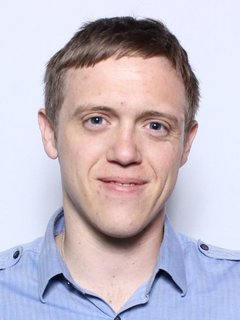
#> input picture test/cheinrich.jpg, 240 x 320 px, found by its file name
$ python test.py
#> lines starting #> are read from the running program, lines starting #| are printed output that depends on the picture
### spaceman/detect_face.py
import numpy as np
import cv2, math, imutils
import os.path

class Face:
    '''
    Uses and image and finds face and crops it from background
    '''
    FACE_CASCADE = cv2.CascadeClassifier('spaceman/haarcascade_frontalface_alt.xml')
    EYE_CASCADE = cv2.CascadeClassifier('spaceman/haarcascade_eye.xml')

    def __init__(self, image):
#> called with image = 'test/cheinrich.jpg'
        self.angle = 0
        self.face = []
        self.eyes = []
        self.marked_image = None
        self.image = cv2.imread(image)
#> self.image is the input picture: shape (320, 240, 3); mean B, G, R 198.3, 186.4, 195.4
        self.gray_image = cv2.cvtColor(self.image, cv2.COLOR_BGR2GRAY)
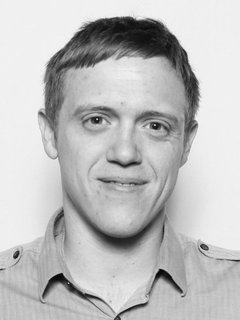
#> self.gray_image: shape (320, 240); min 2, max 251, mean 190.5

    def get_angle(self, roi, eyes):
        angle = 0
        (x1,y1,w1,h1) = eyes[0]
        (x2,y2,w2,h2) = eyes[1]
        (x_mid1, y_mid1) = (x1 + w1/2, y1 + h1/2)
        (x_mid2, y_mid2) = (x2 + w2/2, y2 + h2/2)
        angle = math.atan2((y_mid2 - y_mid1), (x_mid2 - x_mid1))
        return angle

    def detect_face(self):
        '''
        Gets the first face from image
        returns bool according to success
        '''
        faces = self.FACE_CASCADE.detectMultiScale(self.gray_image, 1.1, 5)
#> faces = [[46, 61, 157, 157]]
        success = False
        if len(faces) > 0:
            self.face = faces[0]
#> self.face = [46, 61, 157, 157]
            (x,y,w,h) = self.face
#> x = 46; y = 61; w = 157; h = 157
            face_roi = self.gray_image[y:y+h, x:x+w]
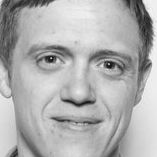
#> face_roi: shape (157, 157); min 17, max 251, mean 175.4
            eyes = self.EYE_CASCADE.detectMultiScale(face_roi)
#> eyes = [[29, 39, 41, 41], [90, 46, 40, 40]]
            if len(eyes) == 2:
                self.eyes = eyes
#> self.eyes = [[29, 39, 41, 41], [90, 46, 40, 40]]
                self.angle = self.get_angle(face_roi, eyes)
#> in get_angle, `(x1,y1,w1,h1) = eyes[0]`: x1 = 29; y1 = 39; w1 = 41
#> in get_angle, `(x2,y2,w2,h2) = eyes[1]`: x2 = 90; y2 = 46; w2 = 40
#> in get_angle, `(x_mid1, y_mid1) = (x1 + w1/2, y1 + h1/2)`: x_mid1 = 49.5; y_mid1 = 59.5
#> in get_angle, `(x_mid2, y_mid2) = (x2 + w2/2, y2 + h2/2)`: x_mid2 = 110; y_mid2 = 66
#> in get_angle, `angle = math.atan2((y_mid2 - y_mid1), (x_mid2 - x_mid1))`: angle = 0.107
#> self.angle = 0.107
                success = True
        return success

    # [21 lines left out: function get_face, not called in this run]

    def show_debug_image(self):
#> (the run stopped early here; a loop or call above may not have finished)
